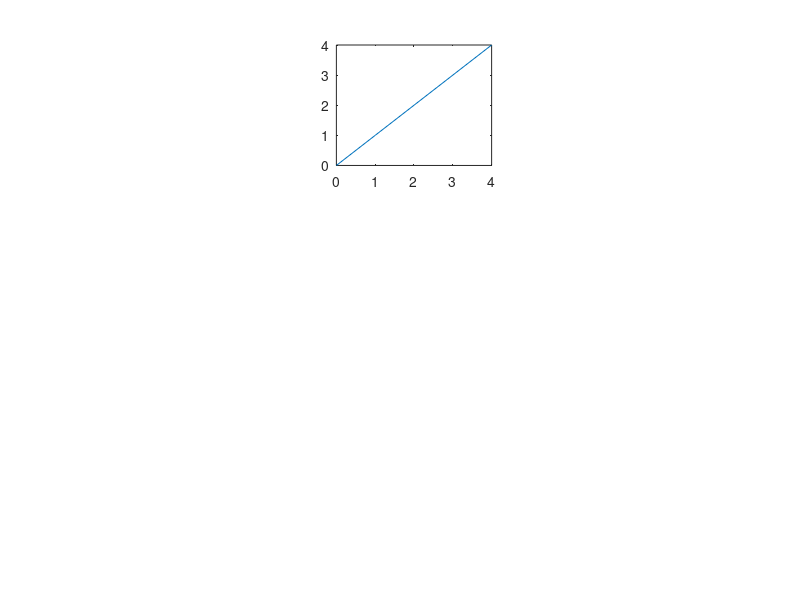

Reproduce this figure in MATLAB.
%Triangle
% clc;
% clear all;
% t=[0:6];
% x=[(t<=3).*(2.*t/3) + ((t>3)&(t<=6)).*(12-2*t)/3];
% subplot(3,3,1);
% plot(t,x);

% Sawtooth
clc;
clear all;
t=[0:4];
x=[((t<=4).*t)];
subplot(3,3,2);
plot(t,x);






